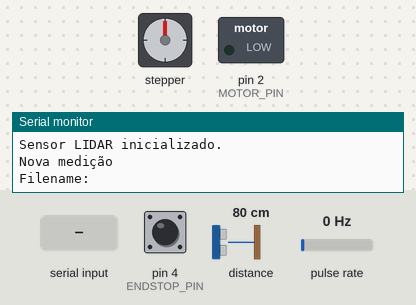
Bench run of a sketch on a simulated Arduino Pro Mini, built with avr-gcc and run on an emulated ATmega328P. On the bench: stepper motor, switched loads named in the sketch (green lamp = pin HIGH), the last lines printed to the serial monitor. Wiring (inferred from the names in the program): pulse sensor: data pin 3. The test bench sets the inputs (shaded band); at power-on: pin 4 (ENDSTOP_PIN) HIGH, distance to the obstacle 80 cm, pulse rate 0 Hz. Storage starts empty; stepper angles assume 400 steps per turn.

Above: at 1.2 s.
1.3 s: "1\n" received over Serial
At 3.5 s:
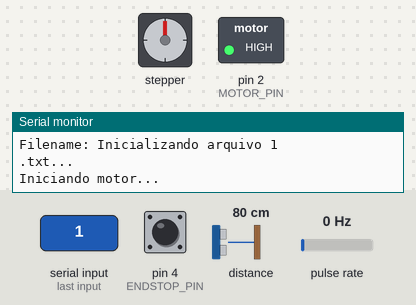
Timing chart, 0 to 13.3 s (numbered marks = the images above; inputs shaded):
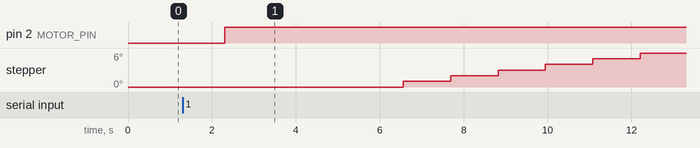

The sketch:

Atlas.ino
```cpp
#include <Wire.h>
#include <LIDARLite.h>
#include <Stepper.h>
#include <SPI.h>
#include <SD.h>

//* Define o pino do motor.
const byte MOTOR_PIN = 2;

//* Define o pino do encoder do motor.
const byte ENCODER_PIN = 3;

//* Define o pino do endstop do motor.
const byte ENDSTOP_PIN = 4;

//* Define o pino CS do leitor de cartão.
const byte CS_PIN = 10;

// Define a quantidade máxima de passos que o motor pode girar.
const int STEP_LIMIT = 355;

/**
 * Define a quantidade de ticks do encoder por volta.
 * Valor aproximado obtido através de testes.
 * Necessita fazer uma compensação via código para alinhar os
 * pontos a cada volta.
 * ? Feito! Ver interrupção.
 */
const int TICKS_PER_TURN = 2245;

/**
 * Armazena quantos ticks já ocorreram na volta atual.
 * Utilizado no cálculo do theta.
 */
int ticks = 0;

/**
 * * Conexões do Leitor de Cartão:
 * *    CS: 10 -> Pode ser alterado na variável CS_PIN
 * *    SCK: 13
 * *    MOSI: 11
 * *    MISO: 12
 */

/**
 * Cria o objeto do sensor LIDAR.
 *
 * * Conexões:
 * *    5Vdc (Vermelho): 5V
 * *    I2C SCL (Verde): SCL -> A5 (Arduino Pro Mini)
 * *    I2C SDA (Azul): SDA -> A4 (Arduino Pro Mini)
 * *    GND (Preto): GND
 * *    Capacitor de 1000 uF na entrada do Arduino (para evitar correntes de pico)
 */
LIDARLite lidar;

/**
 * Cria o objeto do motor de passo responsável por inclinar o sensor
 * verticalmente.
 *
 * Parâmetros:
 *      400 -> Quantidade de passos por volta.
 * *    6, 7, 8 e 9 -> Portas do arduino em que o motor está ligado.
 * *        Vermelho, Amarelo, Laranja, Preto.
 */
Stepper stepper = Stepper(400, 6, 7, 8, 9);

void setup() {
    Serial.begin(38400); // Inicializa a porta Serial.
    Serial.println("Porta Serial inicializada.\n");

    Serial.println("Inicializando cartão SD...");
    if (!SD.begin(CS_PIN)) {
        Serial.println("Falha no cartão.\n");
        while(true);
    }
    else {
        Serial.println("Cartão SD Inicializado.\n");
    }

    /**
     * Configuração do motor.
     * Inicializa o pino como saída.
     * Seta a saída como desligada.
     */
    pinMode(MOTOR_PIN, OUTPUT);
    digitalWrite(MOTOR_PIN, LOW);

    /**
     * Inicializa um pino de interrupção para o Encoder do motor.
     * A interrupção acontece toda vez que o estado do pino 3 muda -> CHANGE.
     * Cada vez que uma interrupção acontecer, é disparada a função interrupt.
     */
    pinMode(ENCODER_PIN, INPUT); // Define como entrada
    attachInterrupt(digitalPinToInterrupt(ENCODER_PIN), interrupt, CHANGE);

    /**
     * O método begin inicializa e define a configuração do sensor.
     *
     * @param configuration Configuração do sensor, podendo variar de 0 a 5,
     * como segue (disponível na documentação do sensor):
     *      0: Default mode, balanced performance.
     *      1: Short range, high speed. Uses 0x1d maximum acquisition count.
     *      2: Default range, higher speed short range. Turns on quick
     *         termination detection for faster measurements at short range
     *         (with decreased accuracy).
     *      3: Maximum range. Uses 0xff maximum acquisition count.
     *      4: High sensitivity detection. Overrides default valid measurement
     *         detection algorithm, and uses a threshold value for high
     *         sensitivity and noise.
     *      5: Low sensitivity detection. Overrides default valid measurement
     *         detection algorithm, and uses a threshold value for low
     *         sensitivity and noise.
     *
     * @param fasti2c Altera a velocidade padrão de comunicação I2C:
     *      false: 100khz -> Default.
     *      true: 400khz.
     */
    lidar.begin(0, true);
    Serial.println("Sensor LIDAR inicializado.\n");

    pinMode(ENDSTOP_PIN, INPUT); // Define o endstop como entrada
    stepper.setSpeed(80); // Configura o motor para velocidade de 80rpm.
}

// Fator de correção de giro. 14.95 me pareceu aproximado o suficiente depois de vários testes.
float factor = 14.95;
float acumulator = 0.0; // Usado para compensar o valor de theta.
int turns = 0; // Usado para saber a volta atual.
int J = 1; // J = 1 já é suficiente para fazer uma boa medida.

void loop() {
    Serial.println("Nova medição");

    // Reinicia as variáveis
    //// factor = 0;
    acumulator = 0.0;
    turns = 0;
    //// J = 0;

    // Leva o suporte ao início até o endstop ser ativado.
    //? Há uma negação (!) na expressão devido a lógica invertida do botão.
    while (!digitalRead(ENDSTOP_PIN)) {
        // O sinal negativo representa a direção contrária do giro.
        stepper.step(-1);
    }

    //! Recebe pela porta serial o valor do fator de correção.
    // Serial.print("Fator de correção: ");
    // while (factor == 0.0) {
    //     if (Serial.available()) {
    //         factor = Serial.readString().toFloat();
    //     }
    // }

    //! Recebe pela porta serial o valor de J.
    // Serial.print("J: ");
    // while (J == 0.0) {
    //     if (Serial.available()) {
    //         J = Serial.readString().toInt();
    //     }
    // }

    // Recebe pela porta serial o nome do arquivo de pontos.
    String filename = "";
    Serial.print("Filename: ");
    while (filename == "") {
        if (Serial.available()) {
            filename = Serial.readString();
            filename += ".txt";
        }
    }

    // Inicializa um novo arquivo para armazenar os pontos
    Serial.println("Inicializando arquivo " + filename + "...");
    File file = SD.open(filename, FILE_WRITE);
    if (!file) {
        Serial.println("Erro ao criar o arquivo " + filename + "\n");
        while(true);
    }

    Serial.println("Iniciando motor...");
    digitalWrite(MOTOR_PIN, HIGH);
    delay(2000); // Delay para aguardar que o motor pegue velocidade.

    Serial.println("Iniciando captura de pontos...");

    /**
     * Captura as distâncias em coordenadas esféricas e insere os
     * dados no arquivo.
     *      0 <=rho < 4000
     *      0 <= theta < 360 (2pi)
     *      0 <= phi <= 90 (pi/2) -> Iniciando no 90, em direção ao zero.
     */

    int rho;
    float theta;
    float phi;

    // Laço que determina o movimento do sensor no sentido de phi
    for (int step = 0; step < STEP_LIMIT; step++) {
        // Laço que determina o movimento do sensor no sentido de theta
        // 3 repetições de 100 medidas. Aproximadamente pouco mais de uma volta.
        for (byte j = 0; j < J; j++) {
            /**
             * O método distance dispara o sensor e realiza uma medição.
             *
             * @param biasCorrection Correção de polarização do receptor.
             *      false: Medição mais rápida, sem correção.
             *      true: Medição com a correção de polarização. Deve ser realizada
             *            periodicamente (1 em cada 100 medições). -> Default
             */
            rho = lidar.distance();

            // Regra de 3 - acumulador
            theta = float(ticks) * (360.0 / float(TICKS_PER_TURN - 1)) - acumulator;
            // theta pode ficar negativo devido a subtração com o acumulador, dessa forma,
            // remapeia-se o valor de theta para que seu valor sempre seja 0 <= theta < 360.
            theta = theta < 0.0 ? theta + 360.0 : theta;

            // O valor calculado é subtraído de 90 para que o ângulo inicie em
            // 90 e chegue até 0.
            phi = 90.0 - (float(step) * (90.0 / float(STEP_LIMIT - 1))); // Regra de 3

            file.print(rho);
            file.print("\t");
            file.print(theta);
            file.print("\t");
            file.println(phi);

            for (byte i = 0; i < 99; i++) {
                rho = lidar.distance(false);
                theta = float(ticks) * (360.0 / float(TICKS_PER_TURN - 1)) - acumulator;
                theta = theta < 0.0 ? theta + 360.0 : theta;
                // theta = float(ticks) * (344.0 / float(TICKS_PER_TURN - 1));
                phi = 90.0 - (float(step) * (90.0 / float(STEP_LIMIT - 1)));

                file.print(rho);
                file.print("\t");
                file.print(theta);
                file.print("\t");
                file.println(phi);
            }
            file.flush(); // Descarrega os dados do buffer no arquivo.
        }

        // Aplica um passo ao motor a cada iteração para movimentar o sensor.
        stepper.step(1);
    }

    file.close(); // Fecha o acesso ao arquivo
    Serial.println("Fim da captura de pontos.\n");

    Serial.println("Motor desligado.\n");
    digitalWrite(MOTOR_PIN, LOW);
}

void interrupt() {
    ticks++;
    ticks %= TICKS_PER_TURN;

    // Se ticks == 0, então é uma nova volta.
    turns = ticks == 0 ? turns + 1 : turns;

    // Calcula um acumulador para remover o erro de deslocamento para cada volta.
    // O Fator de correção é quem faz o ajuste do erro.
    acumulator = factor * (float(ticks) / float(TICKS_PER_TURN) + float(turns));

    // Acumulador não deve ser maior que 360.
    // Como o acumulador vai subtrair o angulo atual, é interessante que
    // ele esteja dentro do limite 0 <= acumulador < 360.
    acumulator = acumulator >= 360.0 ? acumulator - 360.0 : acumulator;
}
```
